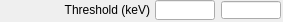
   <widget class="caFrame" name="caFrame_36">
    <property name="geometry">
     <rect>
      <x>41</x>
      <y>395</y>
      <width>283</width>
      <height>22</height>
     </rect>
    </property>
    <widget class="caLabel" name="caLabel_41">
     <property name="geometry">
      <rect>
       <x>0</x>
       <y>0</y>
       <width>150</width>
       <height>20</height>
      </rect>
     </property>
     <property name="frameShape">
      <enum>QFrame::NoFrame</enum>
     </property>
     <property name="text">
      <string>Threshold (keV)</string>
     </property>
     <property name="alignment">
      <set>Qt::AlignAbsolute|Qt::AlignRight|Qt::AlignTrailing|Qt::AlignVCenter</set>
     </property>
     <property name="fontScaleMode">
      <enum>ESimpleLabel::Height</enum>
     </property>
     <property name="foreground">
      <color>
       <red>0</red>
       <green>0</green>
       <blue>0</blue>
      </color>
     </property>
     <property name="background">
      <color alpha="0">
       <red>0</red>
       <green>0</green>
       <blue>0</blue>
      </color>
     </property>
    </widget>
    <widget class="caTextEntry" name="caTextEntry_14">
     <property name="geometry">
      <rect>
       <x>155</x>
       <y>0</y>
       <width>60</width>
       <height>20</height>
      </rect>
     </property>
     <property name="channel" stdset="0">
      <string>$(P)$(R)ThresholdEnergy</string>
     </property>
     <property name="foreground">
      <color>
       <red>0</red>
       <green>0</green>
       <blue>0</blue>
      </color>
     </property>
     <property name="background">
      <color>
       <red>115</red>
       <green>223</green>
       <blue>255</blue>
      </color>
     </property>
     <property name="colorMode">
      <enum>caLineEdit::Static</enum>
     </property>
     <property name="precisionMode">
      <enum>caLineEdit::Channel</enum>
     </property>
     <property name="limitsMode">
      <enum>caLineEdit::Channel</enum>
     </property>
     <property name="maxValue">
      <double>1.000000000000000</double>
     </property>
     <property name="minValue">
      <double>0.000000000000000</double>
     </property>
     <property name="fontScaleMode" stdset="0">
      <enum>caLineEdit::Height</enum>
     </property>
     <property name="formatType">
      <enum>caLineEdit::decimal</enum>
     </property>
    </widget>
    <widget class="caLineEdit" name="caLineEdit_24">
     <property name="geometry">
      <rect>
       <x>221</x>
       <y>1</y>
       <width>60</width>
       <height>18</height>
      </rect>
     </property>
     <property name="alignment">
      <set>Qt::AlignAbsolute|Qt::AlignCenter|Qt::AlignHCenter|Qt::AlignVCenter</set>
     </property>
     <property name="channel" stdset="0">
      <string>$(P)$(R)ThresholdEnergy_RBV</string>
     </property>
     <property name="foreground">
      <color>
       <red>10</red>
       <green>0</green>
       <blue>184</blue>
      </color>
     </property>
     <property name="background">
      <color>
       <red>187</red>
       <green>187</green>
       <blue>187</blue>
      </color>
     </property>
     <property name="colorMode">
      <enum>caLineEdit::Static</enum>
     </property>
     <property name="precisionMode">
      <enum>caLineEdit::Channel</enum>
     </property>
     <property name="limitsMode">
      <enum>caLineEdit::Channel</enum>
     </property>
     <property name="maxValue">
      <double>1.000000000000000</double>
     </property>
     <property name="minValue">
      <double>0.000000000000000</double>
     </property>
     <property name="fontScaleMode" stdset="0">
      <enum>caLineEdit::Height</enum>
     </property>
     <property name="formatType">
      <enum>caLineEdit::decimal</enum>
     </property>
    </widget>
   </widget>
